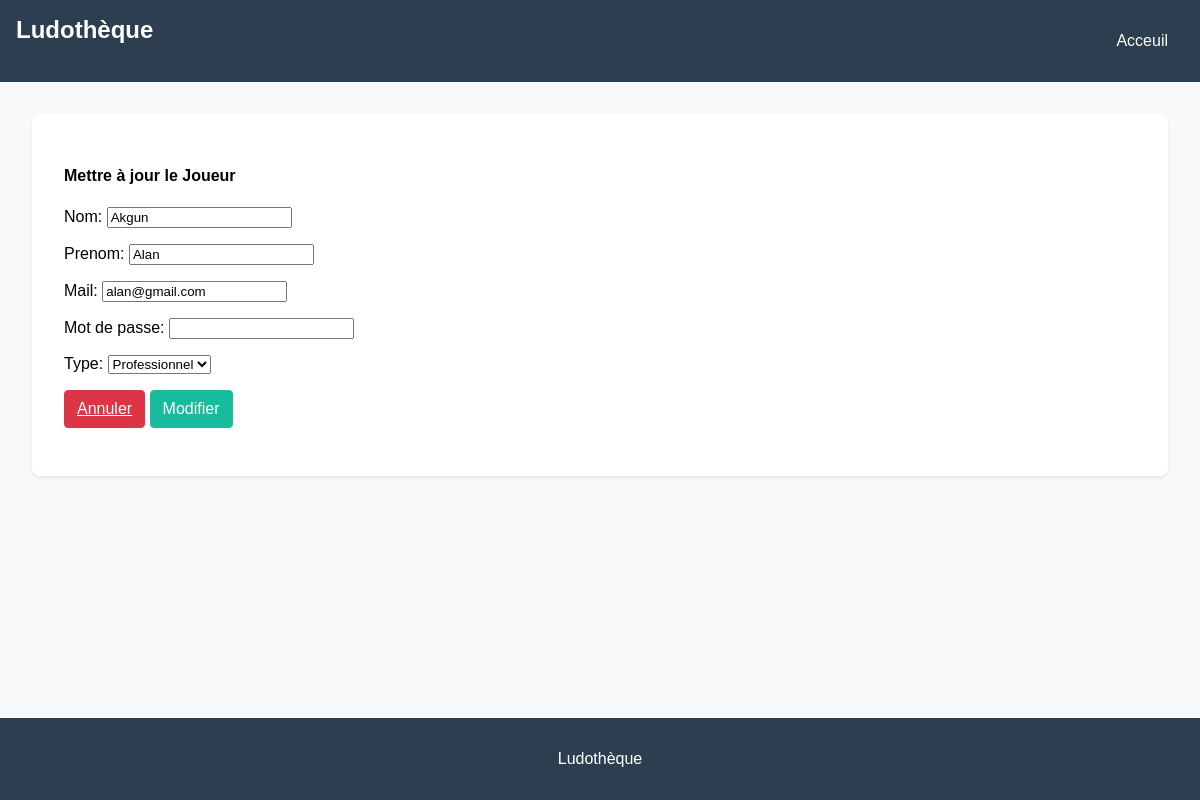
Screenshot of /joueurs/update/1/ with the database file from the repository.
### myapp/models.py (models this page shows, shortened)
class Joueur(models.Model):
    prenom = models.CharField(max_length=200)
    nom = models.CharField(max_length=200)
    mail = models.EmailField()
    mot_de_passe = models.CharField(max_length=200)
    type = models.CharField(max_length=50, choices=[('professionnel', 'Professionnel'), ('particulier', 'Particulier')])

### myapp/views.py (the view)
# urls.py: path('joueurs/update/<int:id>/', views.joueur_update, name='update_joueur'),
def joueur_update(request, id):
    joueur = get_object_or_404(Joueur, pk=id)
    if request.method == 'POST':
        form = JoueurForm(request.POST, instance=joueur)
        if form.is_valid():
            form.save()
            return redirect('joueur-liste')
    else:
        form = JoueurForm(instance=joueur)
    return render(request, 'joueur/joueur_update.html', {'form': form})

### myapp/forms.py
class JoueurForm(forms.ModelForm):
    class Meta:
        model = Joueur
        fields = ['nom', 'prenom', 'mail', 'mot_de_passe', 'type']
        widgets = {
            'mot_de_passe': forms.PasswordInput(),
        }

### myapp/templates/joueur/joueur_update.html (shortened to what this page needs)
{% extends "base.html" %}
{% block content %}
<div class="card-body">
    <h4>Mettre à jour le Joueur</h4>
    <form method="post">
        {{ form.as_p }}
      <section class="table">
            <a type="button" class="btn btn-danger" href="{% url 'joueur-liste' %}">Annuler</a>
            <button type="submit" class="btn btn-success">Modifier</button>
       </section>
    </form>
</div>
{% endblock %}

### myapp/static/design.css (style rules this page uses)
body { font-family: 'Arial', sans-serif; background-color: #f8f9fa; margin: 0; padding: 0; }
.card-body { padding: 2rem; background-color: white; margin: 2rem; border-radius: 0.5rem; box-shadow: 0 0.125rem 0.25rem rgba(0, 0, 0, 0.075); }
.table { width: 100%; margin-bottom: 1rem; color: #212529; border-collapse: collapse; }
.btn { display: inline-block; font-weight: 400; color: #212529; text-align: center; vertical-align: middle; user-select: none; background-color: transparent; border: 1px solid transparent; padding: 0.375rem 0.75rem; font-size: 1rem; line-height: 1.5; border-radius: 0.25rem; transition: color 0.15s ease-in-out, background-color 0.15s ease-in-out, border-color 0.15s ease-in-out, box-shadow 0.15s ease-in-out; }
.btn-danger { color: #fff; background-color: #dc3545; border-color: #dc3545; }
.btn-success { color: #fff; background-color: #18bc9c; border-color: #18bc9c; }

### rows the page displays
Joueur: nom "Akgun", prenom "Alan", mail "alan@gmail.com", type "Professionnel"
